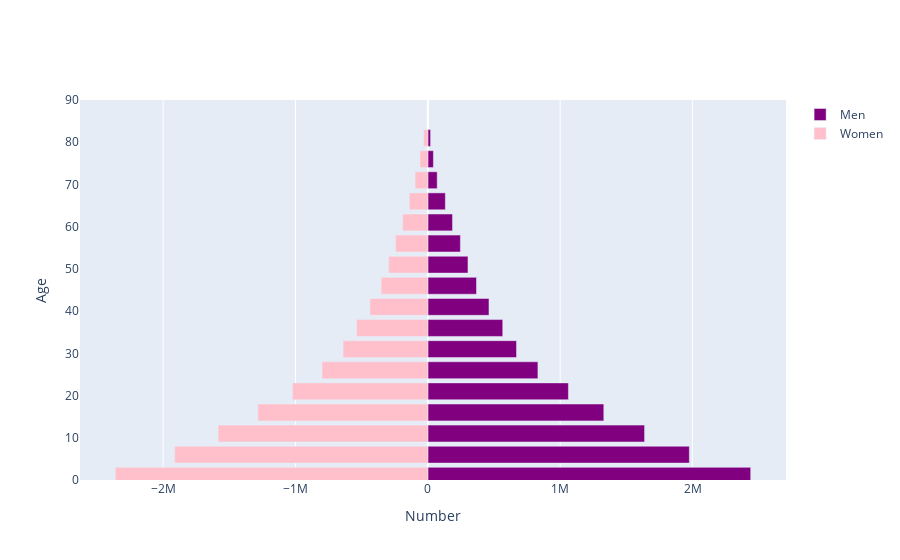

This figure's notebook cell:
### Code cell
configure_plotly_browser_state()
population_pyramids(population_df(2020, "NER"), 2020)

### Figure 1 — Plotly figure (JSON) as saved in the notebook; plotly's stock layout.template omitted (floating-point values rounded to 4 significant figures)
{"data": [{"hoverinfo": "skip", "marker": {"color": "purple"}, "name": "Men", "orientation": "h", "x": [2439254, 1975614, 1637522, 1329481, 1062051, 831652, 669944, 565888, 461871, 367566, 303286, 245977, 186556, 132291, 70615, 42130, 20671], "y": [1, 6, 11, 16, 21, 26, 31, 36, 41, 46, 51, 56, 61, 66, 71, 76, 81], "type": "bar"}, {"hoverinfo": "skip", "marker": {"color": "pink"}, "name": "Women", "orientation": "h", "x": [-2361319, -1912759, -1584473, -1284229, -1022896, -799169, -640479, -538111, -437191, -352971, -295922, -244131, -190655, -139784, -96567, -59090, -31526], "y": [1, 6, 11, 16, 21, 26, 31, 36, 41, 46, 51, 56, 61, 66, 71, 76, 81], "type": "bar"}], "layout": {"barmode": "overlay", "xaxis": {"title": {"text": "Number"}}, "yaxis": {"range": [0, 90], "title": {"text": "Age"}}}}
